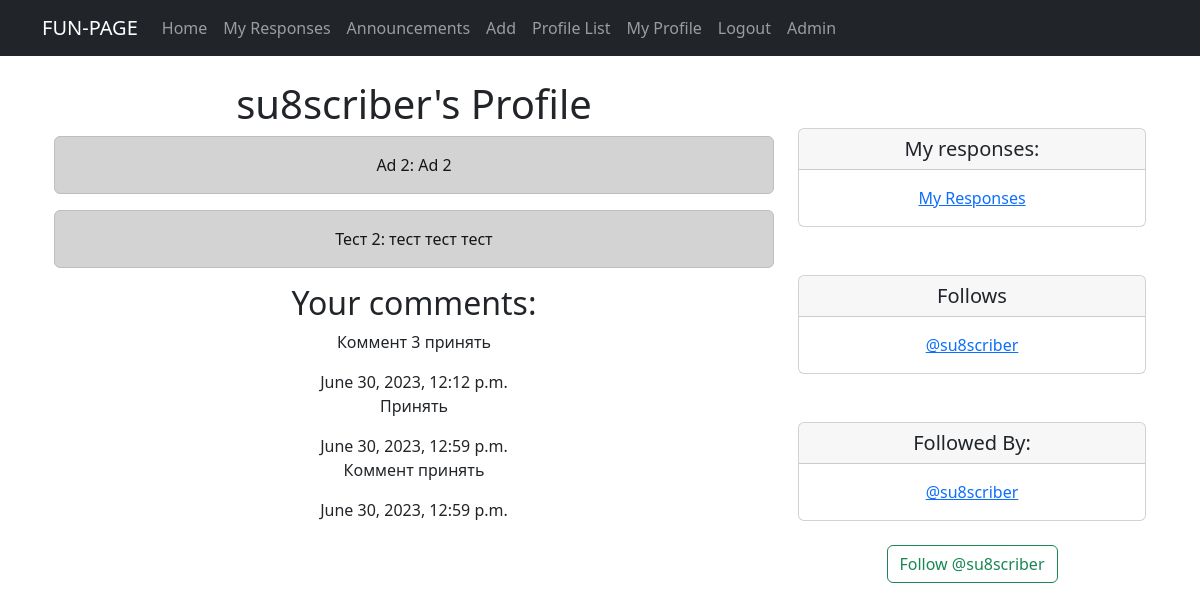
The app's page /profile/2 (signed in) with its own data.
### fun/models.py (models this page shows, shortened)
class Profile(models.Model):
    user = models.OneToOneField(User, on_delete=models.CASCADE)
    follows = models.ManyToManyField("self",
                                     related_name="followed_by",
                                     symmetrical=False,
                                     blank=True)
    date_modified = models.DateTimeField(User, auto_now=True)
    comments = models.ManyToManyField(Comment,
                                       related_name="commented_by",
                                       blank=True)
    def __str__(self):
        return self.user.username

class Announcement(models.Model):
    title = models.CharField(max_length=100)
    text = models.TextField()
    category = models.ForeignKey(Category, on_delete=models.CASCADE)
    author = models.ForeignKey(User, default=1, on_delete=models.CASCADE)
    date_added = models.DateTimeField(auto_now_add=True)
    image = models.ImageField(upload_to='images/', null=True, blank=True)
    video = models.FileField(upload_to='videos/', null=True, blank=True)
    likes = models.ManyToManyField(User, related_name="ad_like", blank=True)
    comments = models.ManyToManyField(Comment, related_name="commented_on", blank=True)
    def __str__(self):
        return f'{self.title.title()}: {self.text[:20]}'

class Comment(models.Model):
    user = models.ForeignKey(User, on_delete=models.CASCADE)
    date = models.DateTimeField(auto_now_add=True)
    announcement = models.ForeignKey('Announcement', on_delete=models.CASCADE)
    content = models.TextField()

### fun/views.py (the view, shortened to what this page needs)
# urls.py: path('profile/<int:pk>', views.profile, name='profile'),
def profile(request, pk):
    if request.user.is_authenticated:
        profile = Profile.objects.get(user_id=pk)
        ads = Announcement.objects.filter(author_id=pk).order_by("-date_added")
        return render(request, "profile.html", {"profile": profile, "ads": ads})
    else:
        messages.success(request, ("You must be logged in to view this page."))
        return redirect('home')

### templates/profile.html (shortened to what this page needs)
{% extends 'flatpages/default.html' %}
{% block content %}
{% if profile %}
    <div class="container text-center">
     <div class="row">
       <div class="col-8">
        <h1> {{ profile.user.username }}'s Profile </h1>
           {% if ads %}
           {% for ads in ads %}
                <div class="alert alert-dark" role="alert">
                     {{ ads }}
                </div>
            {% endfor %}
           {% else %}
           <p> No announcements yet </p>
           {% endif %}
<h2>Your comments:</h2>
{% for comment in request.user.profile.comments.all %}
<div>
  <p>{{ comment.content }}</p>
  <span class="date">{{ comment.date }}</span>
</div>
{% empty %}
<p>No comments yet.</p>
{% endfor %}
     </div>
    <div class="col-4">
<br/> <br/>
        <div class="card">
      <h5 class="card-header"> My responses:</h5>
      <div class="card-body">
       <p class="card-text"> <a href="{% url 'my_responses' %}"> My Responses </a><br/></p>
      </div>
     </div>
        <br/> <br/>
     <div class="card">
    <h5 class="card-header">Follows</h5>
        <div class="card-body">
    <p class="card-text"> {% for following in profile.follows.all %}
    <a href="{% url 'profile' following.user.id %}"> @{{ following }}</a><br/>
    {% endfor %}</p>
  </div>
</div>
    <br/><br/>
     <div class="card">
      <h5 class="card-header"> Followed By:</h5>
      <div class="card-body">
       <p class="card-text"> {% for following in profile.followed_by.all %}
    <a href="{% url 'profile' following.user.id %}"> @{{ following }}</a><br/>
    {% endfor %} </p>
      </div>
     </div>
        <br/>
        <form method="POST">
            {% if profile in user.profile.follows.all %}
                <button class="btn btn-outline-danger" name="follow"
                value="unfollow" type="submit"> Unfollow @{{profile.user.username|lower}}
                </button>
            {% else %}
                <button class="btn btn-outline-success" name="follow"
                value="follow" type="submit"> Follow @{{profile.user.username|lower}}
                </button>
            {% endif %}
        </form>
<br/>
{% endif %}
{% endblock content %}

### records on screen
Profile: user.username "su8scriber"
Announcement: title+text "Ad 2: Ad 2"
Announcement: title+text "Тест 2: тест тест тест"
Comment: content "Коммент 3 принять", date "June 30, 2023, 12:12 p.m."
Comment: content "Принять", date "June 30, 2023, 12:59 p.m."
Comment: content "Коммент принять", date "June 30, 2023, 12:59 p.m."
